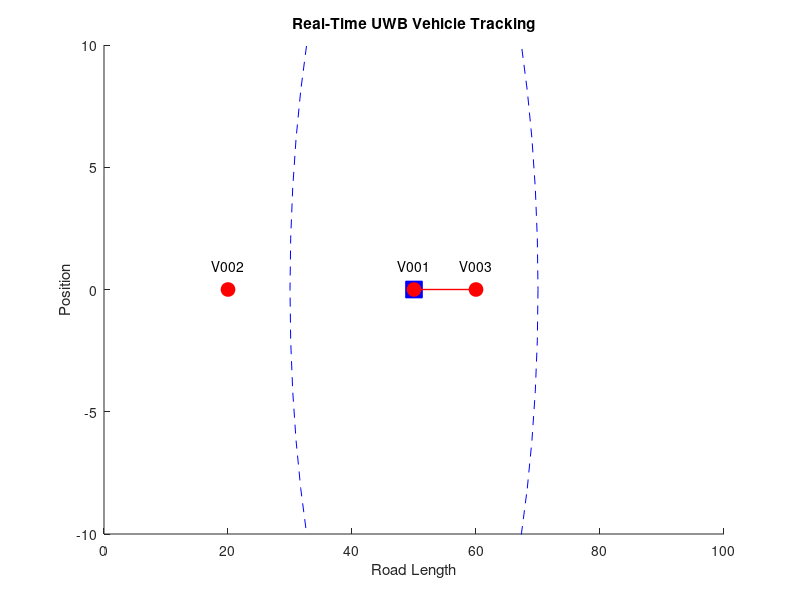

MATLAB code for this plot:
clc; clear; close all;

% Parameters
roadLength = 100;               % Length of the road (units)
vehicleSpeeds = [10, 20, 30];   % Speeds of each vehicle (units per step)
numVehicles = length(vehicleSpeeds); % Number of vehicles
receiverPos = 50;               % Position of the receiver
detectionRange = 20;            % Receiver detection range
n = 2;                          % Number of transmissions per vehicle

% Initialize vehicle positions
vehiclePositions = rand(1, numVehicles) * roadLength; % Random starting positions
UINs = {'V001', 'V002', 'V003'};                      % Unique IDs for vehicles

% Simulation parameters
totalTimeSteps = 100;          % Total simulation time steps
timeStepDuration = 1;          % Duration of each time step (s)
throughput = 0;                % Track the number of successful transmissions
throughputWithoutFormula = 0;  % Throughput without using the formula

% Initialize figure
figure;
hold on;
axis([0 roadLength -10 10]); % Set plot limits
title('Real-Time UWB Vehicle Tracking');
xlabel('Road Length');
ylabel('Position');

% Plot receiver
plot(receiverPos, 0, 'bs', 'MarkerSize', 12, 'MarkerFaceColor', 'b'); % Receiver
rectangle('Position', [receiverPos-detectionRange -detectionRange detectionRange*2 detectionRange*2], ...
          'Curvature', [1 1], 'EdgeColor', 'b', 'LineStyle', '--'); % Detection range

% Simulation loop
for t = 1:totalTimeSteps
    cla; % Clear the figure

    % Plot the receiver
    plot(receiverPos, 0, 'bs', 'MarkerSize', 12, 'MarkerFaceColor', 'b'); % Receiver
    rectangle('Position', [receiverPos-detectionRange -detectionRange detectionRange*2 detectionRange*2], ...
              'Curvature', [1 1], 'EdgeColor', 'b', 'LineStyle', '--'); % Detection range

    % Loop through each vehicle
    for i = 1:numVehicles
        % Update vehicle position
        vehiclePositions(i) = vehiclePositions(i) + vehicleSpeeds(i) * timeStepDuration;

        % Reset position if vehicle crosses the road length
        if vehiclePositions(i) > roadLength
            vehiclePositions(i) = 0; % Reset position
        end

        % Plot the vehicle
        plot(vehiclePositions(i), 0, 'ro', 'MarkerSize', 10, 'MarkerFaceColor', 'r');
        text(vehiclePositions(i), 1, UINs{i}, 'HorizontalAlignment', 'center', 'FontSize', 10);

        % Check if the vehicle is in range of the receiver
        if abs(vehiclePositions(i) - receiverPos) <= detectionRange
            % Calculate delay using the formula
            delay = detectionRange / (n * vehicleSpeeds(i));

            % Check if transmission is successful using the delay
            if mod(t, round(delay)) == 0
                % Transmission successful (using formula)
                throughput = throughput + 1;
                plot([vehiclePositions(i) receiverPos], [0 0], 'g-', 'LineWidth', 2); % Signal line
                disp(['[Using Formula] Transmission from ', UINs{i}, ...
                      ' | Speed: ', num2str(vehicleSpeeds(i)), ...
                      ' units/s | Delay: ', num2str(delay, '%.2f'), 's']);
            end

            % Simulate naive transmission without formula
            if mod(t, 5) == 0 % Fixed delay of 5 time steps
                throughputWithoutFormula = throughputWithoutFormula + 1;
                plot([vehiclePositions(i) receiverPos], [0 0], 'r-', 'LineWidth', 1); % Signal line without formula
                disp(['[Without Formula] Transmission from ', UINs{i}, ...
                      ' | Speed: ', num2str(vehicleSpeeds(i)), ' units/s']);
            end
        end
    end

    pause(0.2); % Pause for better visualization
end

% Display throughput results
disp('--- Simulation Results ---');
disp(['Total Successful Transmissions (Using Formula): ', num2str(throughput)]);
disp(['Total Successful Transmissions (Without Formula): ', num2str(throughputWithoutFormula)]);

